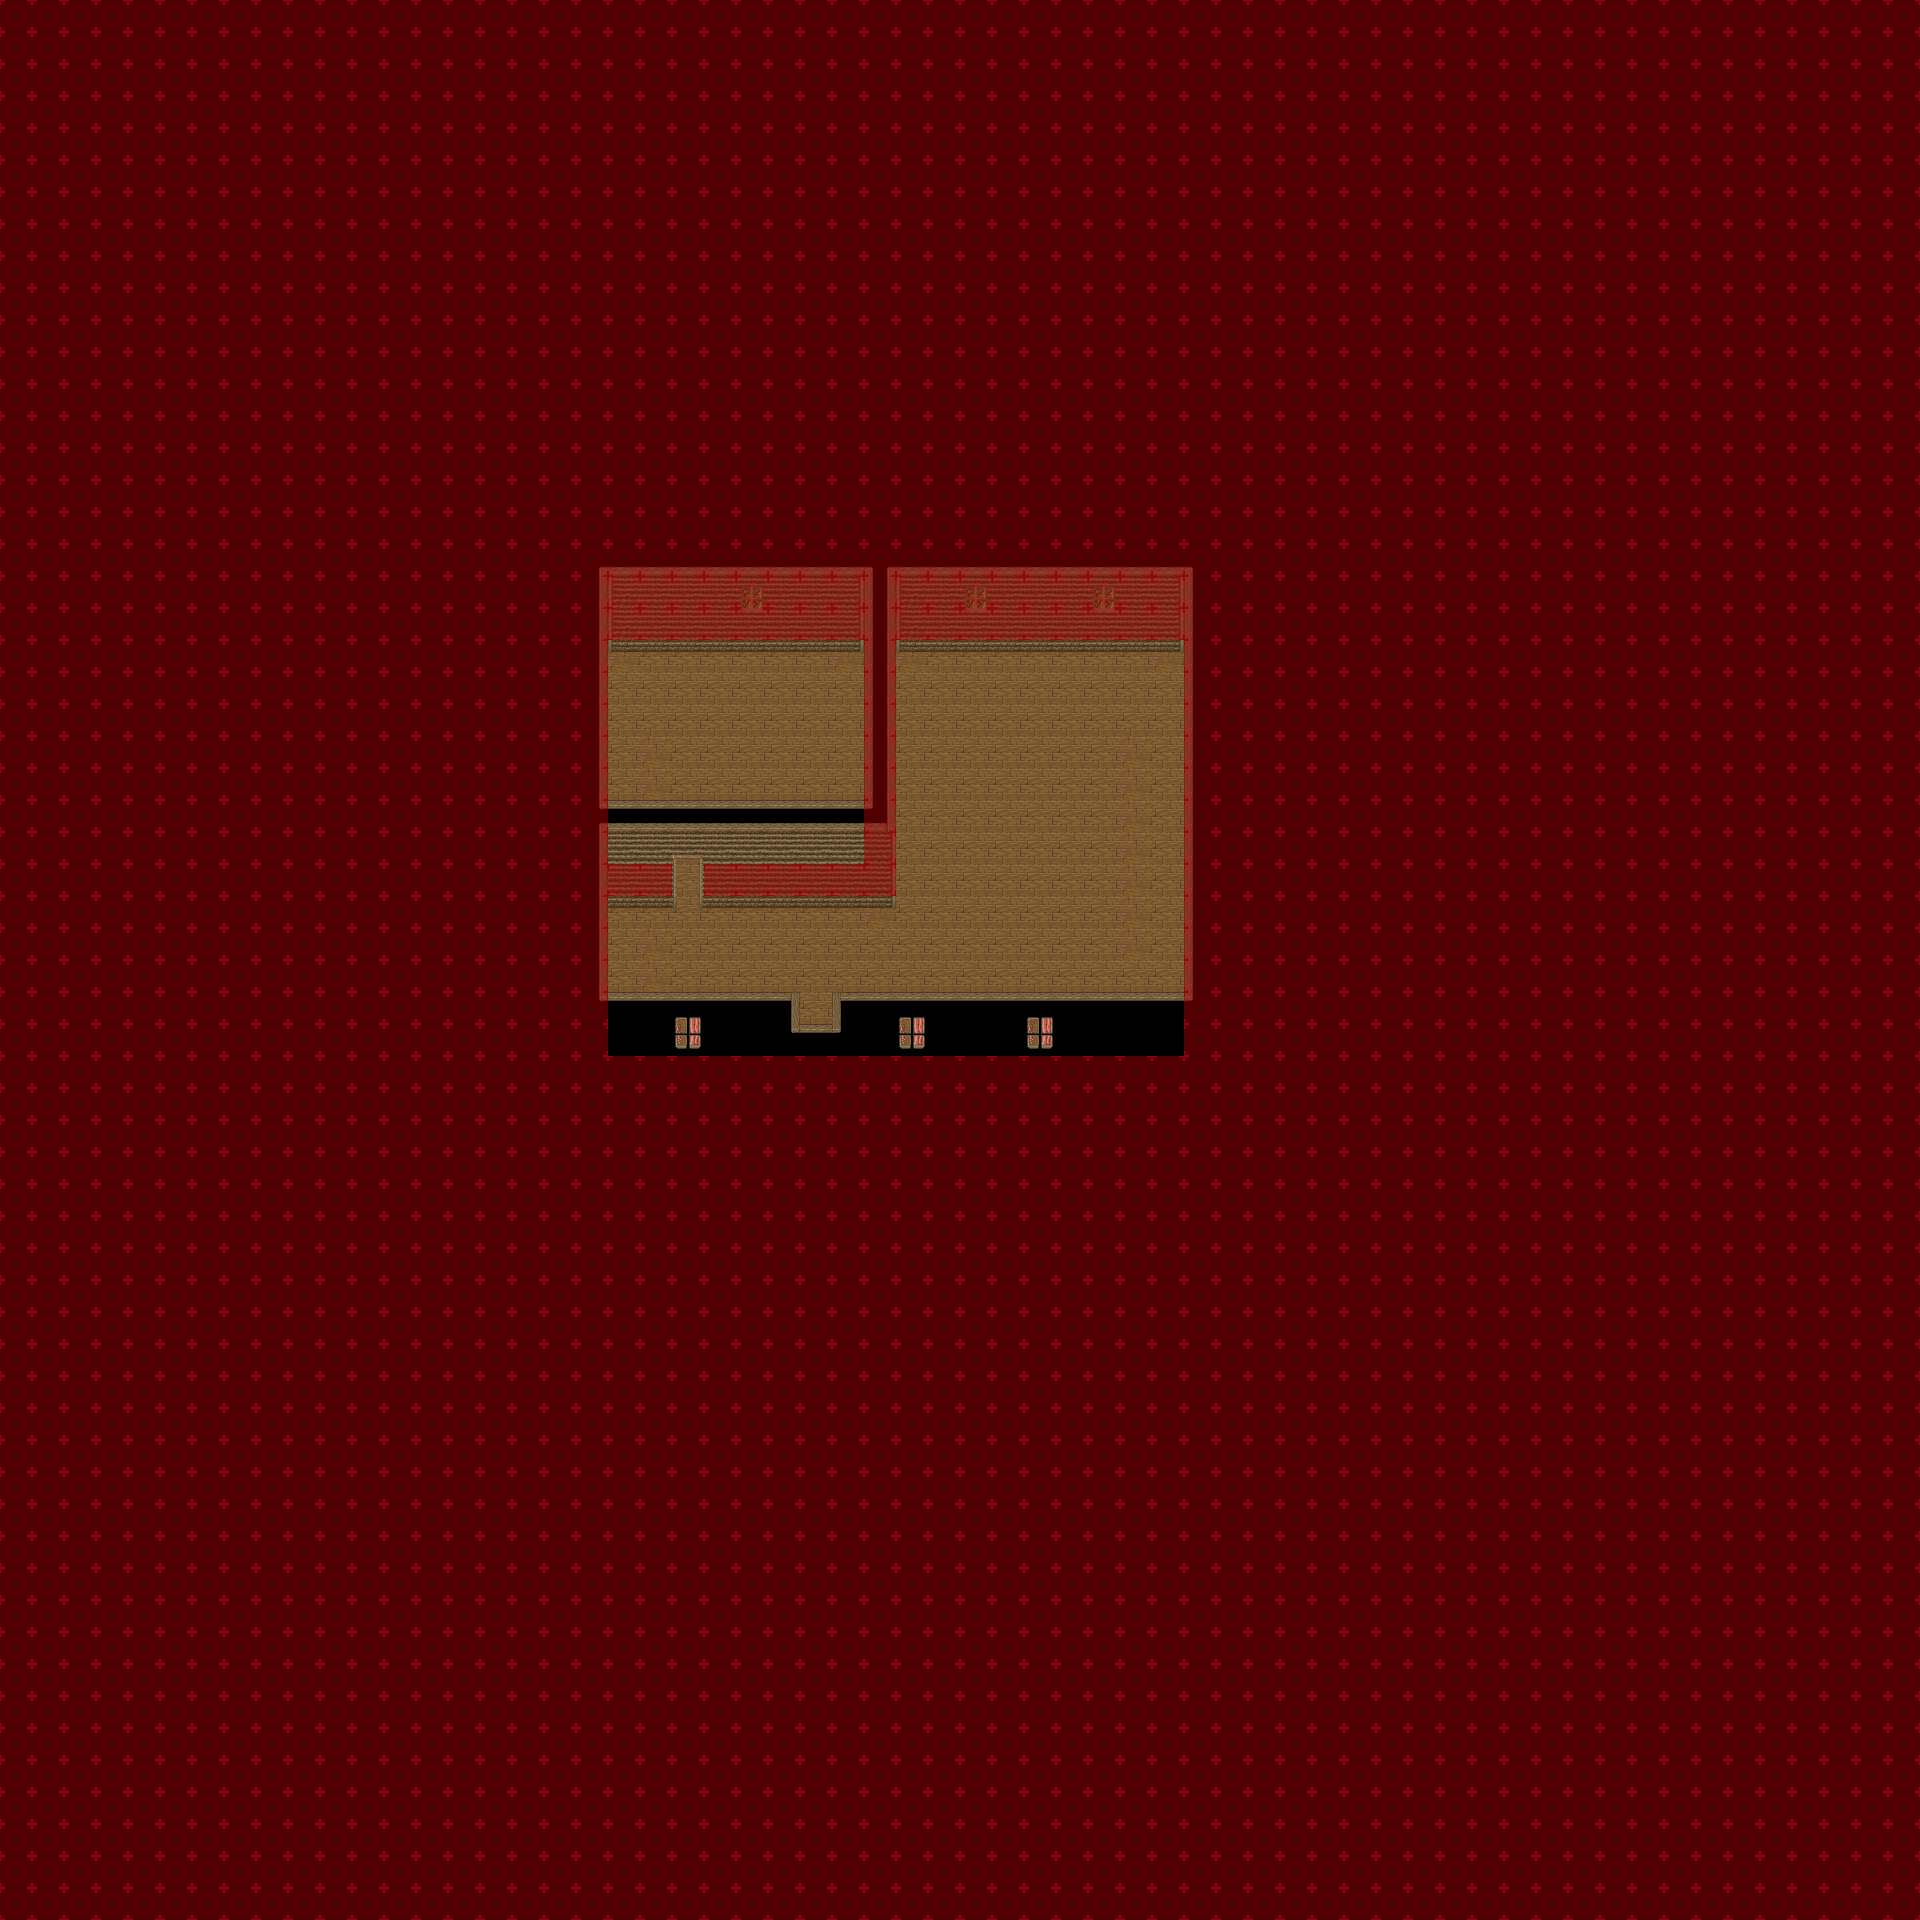

Tiled map render using the project's own tile images. Description and the map definition, with tile-layer contents summarised, below:
An orthogonal 60x60 tile map with 32x32 px tiles, 7 tile layers (Ground 1, Ground 2, Fringe, Over 1, ...), 3 tilesets and 1 object (warp).

<map version="1.4" tiledversion="1.4.1" orientation="orthogonal" renderorder="right-down" compressionlevel="0" width="60" height="60" tilewidth="32" tileheight="32" infinite="0" nextlayerid="9" nextobjectid="3">
 <properties>
  <property name="license" value="CC BY-SA 3.0" />
  <property name="manaplus version" value="2" />
  <property name="minimap" value="graphics/minimaps/008-2-28.png" />
  <property name="name" value="Big House" />
 </properties>
 <tileset firstgid="1" name="hurns-indoor" tilewidth="32" tileheight="32" tilecount="256" columns="16">
  <image source="../graphics/tilesets/hurns-indoor.png" width="512" height="512" />
 </tileset>
 <tileset firstgid="257" name="collision" tilewidth="32" tileheight="32" tilecount="9" columns="3">
  <image source="../graphics/tilesets/collision.png" width="96" height="96" />
 </tileset>
 <tileset firstgid="266" name="hurns-ground" tilewidth="32" tileheight="32" tilecount="256" columns="16">
  <image source="../graphics/tilesets/hurns-ground.png" width="512" height="512" />
 </tileset>
 <layer id="1" name="Ground 1" width="60" height="60">
  <data>[3600 cells, 3600 non-empty, 11 distinct tile ids]</data>
 </layer>
 <layer id="2" name="Ground 2" width="60" height="60">
  <data>[3600 cells, 5 non-empty, 3 distinct tile ids]</data>
 </layer>
 <layer id="3" name="Fringe" width="60" height="60">
  <data>[3600 cells, 0 non-empty, 0 distinct tile ids]</data>
 </layer>
 <layer id="4" name="Over 1" width="60" height="60">
  <data>[3600 cells, 2977 non-empty, 21 distinct tile ids]</data>
 </layer>
 <layer id="5" name="Over 2" width="60" height="60">
  <data>[3600 cells, 0 non-empty, 0 distinct tile ids]</data>
 </layer>
 <layer id="6" name="Collision" width="60" height="60">
  <data>[3600 cells, 3381 non-empty, 1 distinct tile ids]</data>
 </layer>
 <layer id="7" name="Heights" width="60" height="60">
  <data>[3600 cells, 0 non-empty, 0 distinct tile ids]</data>
 </layer>
 <objectgroup id="8" name="Objects">
  <object id="1" name="To Outside" type="warp" x="800" y="1024" width="32" height="32">
   <properties>
    <property name="dest_map" value="008-1" />
    <property name="dest_x" value="257" />
    <property name="dest_y" value="131" />
   </properties>
  </object>
 </objectgroup>
</map>
